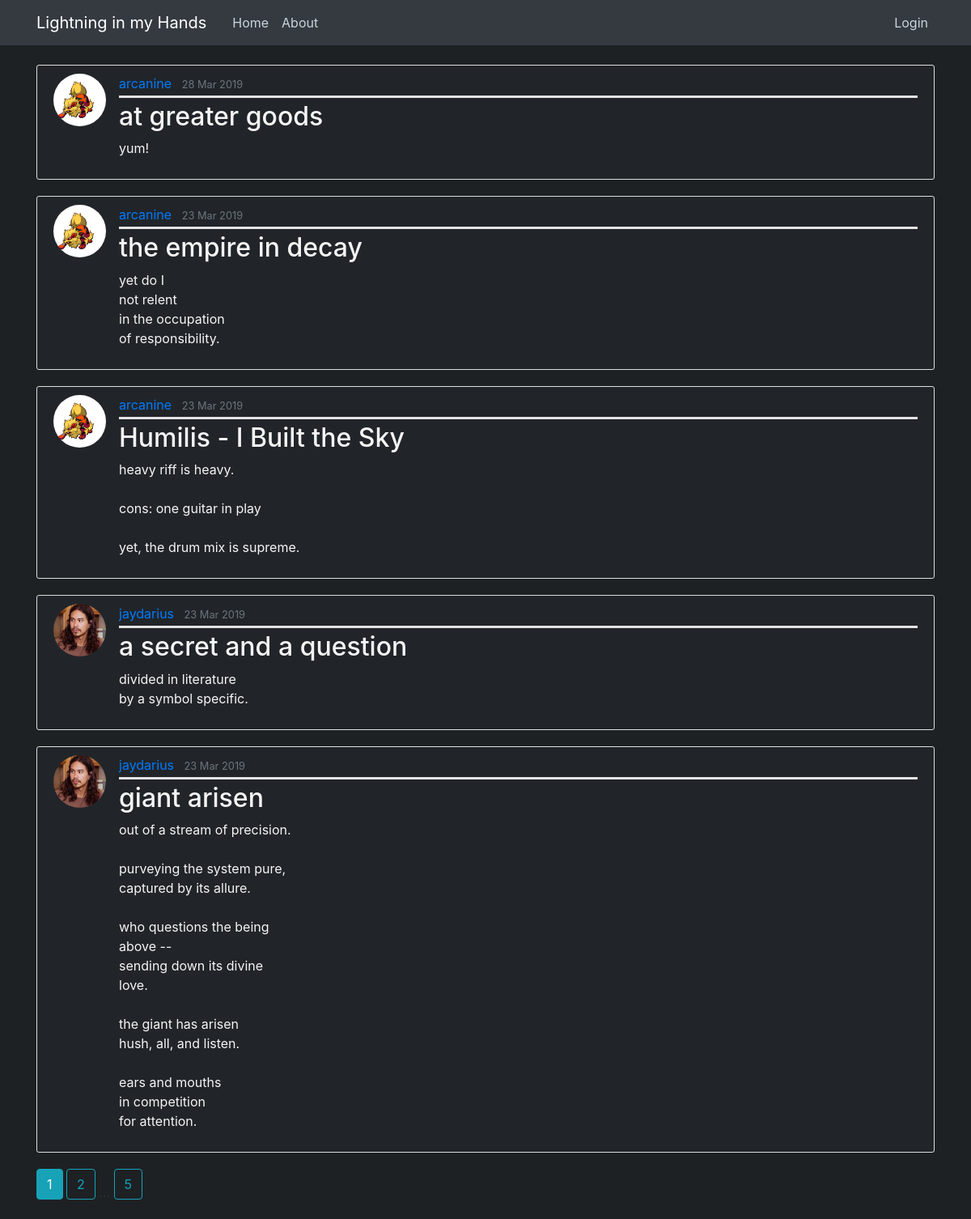
The page /home on the database its author committed.
### lightning_flask/models.py (models this page shows, shortened)
class Post(db.Model):
    id = db.Column(db.Integer, primary_key=True)
    title = db.Column(db.String(100), nullable=False)
    date_posted = db.Column(db.DateTime, nullable=False, default=datetime.utcnow)
    content = db.Column(db.Text, nullable=False)
    user_id = db.Column(db.Integer, db.ForeignKey('user.id'), nullable=False)

class User(db.Model, UserMixin):
    id = db.Column(db.Integer, primary_key=True)
    username = db.Column(db.String(20), unique=True, nullable=False)
    email = db.Column(db.String(120), unique=True, nullable=False)
    image_file = db.Column(db.String(20), nullable=False, default='default.jpg')
    password = db.Column(db.String(60), nullable=False)
    posts = db.relationship('Post', backref='author', lazy=True)

### lightning_flask/main/routes.py (the view)
@main.route("/")
@main.route("/home")
def home():  # AKA view function
    page = request.args.get('page', 1, type=int)  # by default, add a query parameter to this route. It's default value is 1
    posts = Post.query.order_by(Post.date_posted.desc()).paginate(page=page, per_page=5)
    return render_template('home.html', posts=posts)

### lightning_flask/templates/home.html
{% extends "layout.html" %}
{% block content %}
    {% for post in posts.items %}
        <article class="media content-section">
          <img class="rounded-circle article-img" src="{{ url_for('static', filename='profile_pics/' + post.author.image_file) }}">
          <div class="media-body">
            <div class="article-metadata">
              <a class="mr-2" href="{{ url_for('users.user_posts', username=post.author.username) }}">{{ post.author.username }}</a>
              <small class="text-muted">{{ post.date_posted.strftime('%d %b %Y') }}</small>
            </div>
            <h2><a class="article-title" href="{{ url_for('posts.post', post_id=post.id) }}">{{ post.title }}</a></h2>
            <p class="article-content">{{ post.content }}</p>
          </div>
        </article>
    {% endfor %}
    {% for page_num in posts.iter_pages(left_edge=1, right_edge=1, left_current=1, right_current=2) %}
        {% if page_num %}
            {% if posts.page == page_num %}
              <a class="btn btn-info mb-4" href="{{ url_for('main.home', page=page_num) }}">{{ page_num }}</a>
            {% else %}
              <a class="btn btn-outline-info mb-4" href="{{ url_for('main.home', page=page_num) }}">{{ page_num }}</a>
            {% endif %}
        {% else %}
        ...
        {% endif %}
    {% endfor %}
{% endblock content %}

### lightning_flask/templates/layout.html (shortened to what this page needs)
<!DOCTYPE html>
<html>
<head>
    <link rel="stylesheet" href="https://maxcdn.bootstrapcdn.com/bootstrap/4.0.0/css/bootstrap.min.css">
    <link rel="stylesheet" type="text/css" href="{{ url_for('static', filename='dev-main.css') }}">
</head>
<body>
    <header class="site-header">
      <nav class="navbar navbar-expand-md navbar-dark bg-dark fixed-top">
        <div class="container">
          <a class="navbar-brand mr-4" href="/">Lightning in my Hands</a>
          <div class="collapse navbar-collapse" id="navbarToggle">
            <div class="navbar-nav mr-auto">
              <a class="nav-item nav-link" href="{{ url_for('main.home') }}">Home</a>
              <a class="nav-item nav-link" href="{{ url_for('main.about') }}">About</a>
            </div>
            <div class="navbar-nav">
              {% if current_user.is_authenticated %}
                <a class="nav-item nav-link" href="{{ url_for('posts.new_post') }}">New Post</a>
                <a class="nav-item nav-link" href="{{ url_for('users.account') }}">Account</a>
                <a class="nav-item nav-link" href="{{ url_for('users.logout') }}">Logout</a>
              {% else %}
                <a class="nav-item nav-link" href="{{ url_for('users.login') }}">Login</a>
              {% endif %}
            </div>
          </div>
        </div>
      </nav>
    </header>
    <main role="main" class="container">
      <div class="row">
        <div class="col-md-12">
          {% block content %}{% endblock %}
        </div>
      </div>
    </main>
</body>
</html>

### lightning_flask/static/dev-main.css (style rules this page uses)
body { background: #1d2124; color: #333333; margin-top: 5rem; }
h1, h2, h3, h4, h5, h6 { color: #007bff; }
p { color: whitesmoke; }
.site-header .navbar-nav .nav-link { color: #cbd5db; }
.content-section { background: #212529; padding: 10px 20px; border: 1px solid #dddddd; border-radius: 3px; margin-bottom: 20px; }
.article-title { color: whitesmoke; }
.article-content { white-space: pre-line; }
.article-img { height: 65px; width: 65px; margin-right: 16px; }
.article-metadata { padding-bottom: 3px; margin-bottom: 4px; border-bottom: 3px solid #e3e3e3 }

### rows shown on the page
Post: image_file (picture), author.username "arcanine", date_posted "28 Mar 2019", title "at greater goods", content "yum!"
Post: image_file (picture), author.username "arcanine", date_posted "23 Mar 2019", title "the empire in decay", content "yet do I not relent in the occupation of responsibility."
Post: image_file (picture), author.username "arcanine", date_posted "23 Mar 2019", title "Humilis - I Built the Sky", content "heavy riff is heavy. cons: one guitar in play yet, the drum mix is supreme."
Post: image_file (picture), author.username "jaydarius", date_posted "23 Mar 2019", title "a secret and a question", content "divided in literature by a symbol specific."
Post: image_file (picture), author.username "jaydarius", date_posted "23 Mar 2019", title "giant arisen", content "out of a stream of precision. purveying the system pure, captured by its allure. who questions the being above -- sending down its divine love. the giant has arisen hush, all, and listen. ears and mouths in competition for attention."

### other values the page prints
{{ page_num }} "1"
{{ page_num }} "2" "5"
